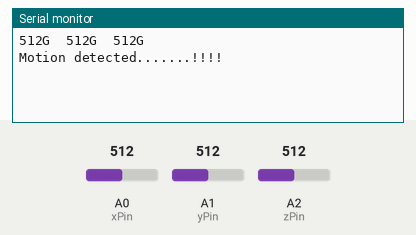
This sketch was run on a simulated Arduino Uno, built with avr-gcc and run on an emulated ATmega328P. On the bench: the last lines printed to the serial monitor. Inputs (shaded band) come from the test bench; at power-on: A0 (xPin) = 512, A1 (yPin) = 512, A2 (zPin) = 512.

Above: at 1.2 s.
1.3 s: A0 (xPin) set to 398
At 1.3 s:
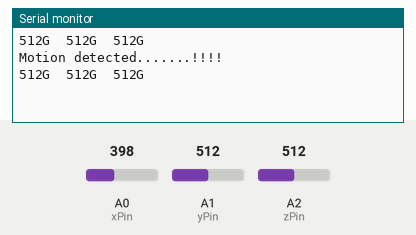
2.8 s: A1 (yPin) set to 398
At 4.0 s:
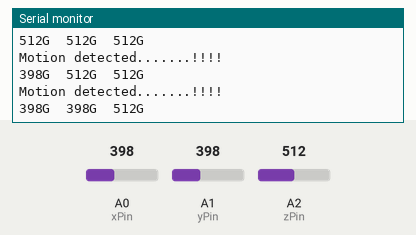
4.3 s: A2 (zPin) set to 398
At 5.6 s:
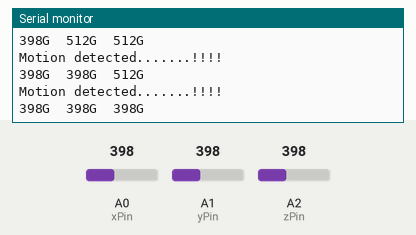
5.8 s: A0 (xPin) set to 418
At 6.8 s:
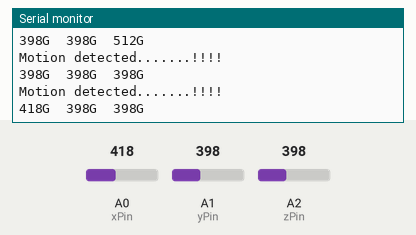
7.3 s: A1 (yPin) set to 418
At 7.3 s:
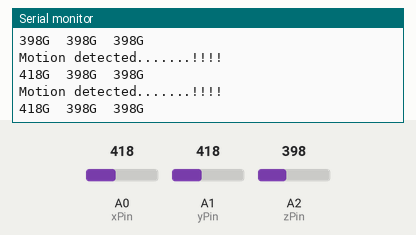
8.8 s: A2 (zPin) set to 418
At 10.4 s:
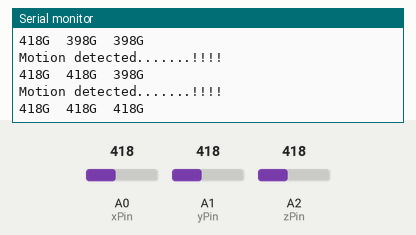
Timing chart, 0 to 11.3 s (numbered marks = the images above; inputs shaded):
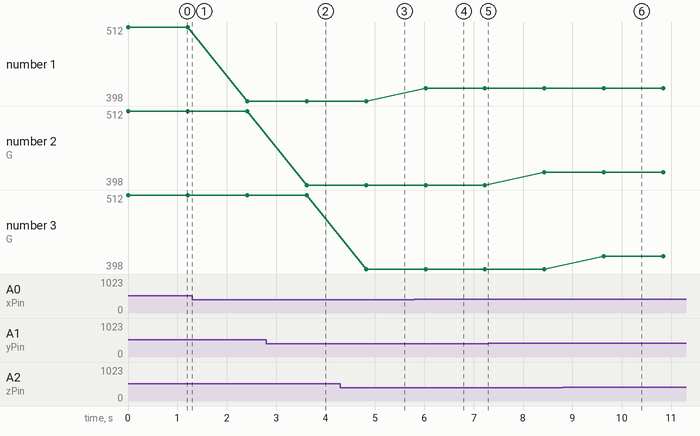

Measured:
- after the input at 2.8 s, the serial monitor: prints a new line after 0.82 s (image 2)
- after the input at 4.3 s, the serial monitor: prints a new line after 0.52 s (image 3)
- after the input at 5.8 s, the serial monitor: prints a new line after 0.22 s (image 4)
- after the input at 8.8 s, the serial monitor: prints a new line after 0.84 s (image 6)
- plotted number 1: 512 → 398 after the input at 1.3 s, 398 → 418 after the input at 5.8 s

The sketch:

acc2.ino
```cpp
#define xPin A0
#define yPin A1
#define zPin A2
//--------------------------------------------------------------
//calibrated minimum and maximum Raw Ranges for each axis
//use calibration.ino file to get these values
//MMMMMMMMMMMMMMMMMMMMMMMMMMMMM
int xMin = 266;
int xMax = 400;
//MMMMMMMMMMMMMMMMMMMMMMMMMMMMM
int yMin = 273;
int yMax = 408;
//MMMMMMMMMMMMMMMMMMMMMMMMMMMMM
int zMin = 269;
int zMax = 402;
//MMMMMMMMMMMMMMMMMMMMMMMMMMMMM
//--------------------------------------------------------------
// Take multiple samples to reduce noise
const int samples = 10;
//--------------------------------------------------------------
int LED = 13;


void setup()
{
  //analogReference(EXTERNAL);
  Serial.begin(9600);
}


void loop()
{
  //--------------------------------------------------------------
  //Read raw values
  int xRaw=0,yRaw=0,zRaw=0;
  for(int i=0;i<samples;i++)
  {
    xRaw+=analogRead(xPin);
    yRaw+=analogRead(yPin);
    zRaw+=analogRead(zPin);
  }
  xRaw/=samples;
  yRaw/=samples;
  zRaw/=samples;
  //--------------------------------------------------------------
  //Convert raw values to 'milli-Gs"
  //Convert value of RawMin to -1000
  //Convert value of RawMax to 1000
  long xMilliG = map(xRaw, xMin, xMax, -1000, 1000);
  long yMilliG = map(yRaw, yMin, yMax, -1000, 1000);
  long zMilliG = map(zRaw, zMin, zMax, -1000, 1000);
  //--------------------------------------------------------------
  // re-scale to fractional Gs
  //float x_g_value = xMilliG / 1000.0;
  //float y_g_value = yMilliG / 1000.0;
  //float z_g_value = zMilliG / 1000.0;
  //--------------------------------------------------------------
  //MMMMMMMMMMMMMMMMMMMMMMMMMMMMMMMMMMM
  Serial.print(xRaw);
  //Serial.print(x_g_value,2);
  Serial.print("G");
  Serial.print("\t");
  //MMMMMMMMMMMMMMMMMMMMMMMMMMMMMMMMMMM
  Serial.print(yRaw);
  //Serial.print(y_g_value,2);
  Serial.print("G");
  Serial.print("\t");
  //MMMMMMMMMMMMMMMMMMMMMMMMMMMMMMMMMMM
  Serial.print(zRaw);
  //Serial.print(z_g_value,2);
  Serial.print("G");
  Serial.println();
  //MMMMMMMMMMMMMMMMMMMMMMMMMMMMMMMMMMM
  //--------------------------------------------------------------
  delay(1000);

  if(!(330 <= xRaw <= 350) || (385 <= yRaw <= 400) || (370 <= zRaw <= 385))
  {
    digitalWrite(LED, HIGH);
    Serial.println("Motion detected.......!!!!");
    delay(200);
  }
  else
  {
    digitalWrite(LED, LOW);
    Serial.println("Normal condition.....!!");
    delay(1000);
  }

}
```
